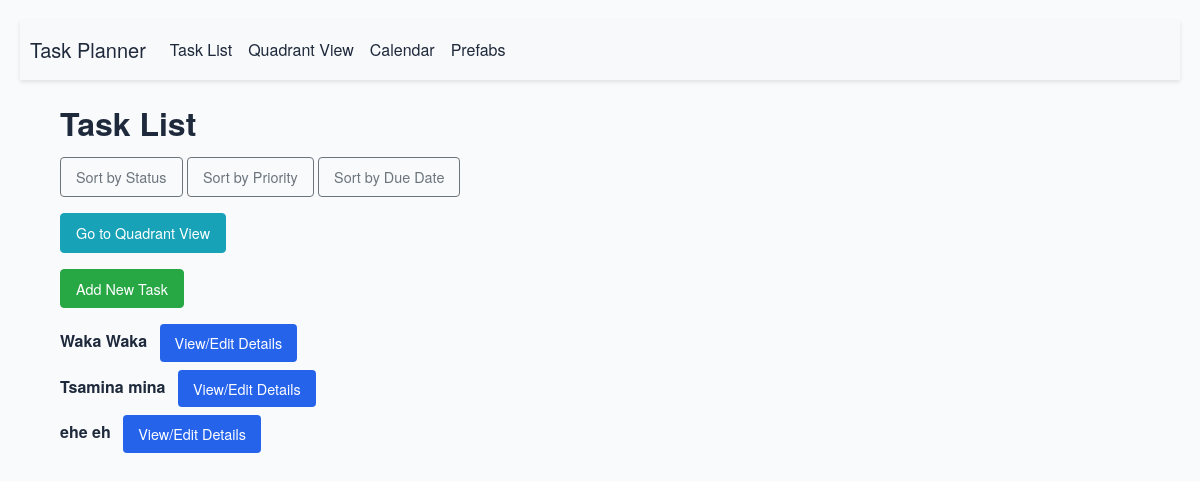
The app's page /, older data.
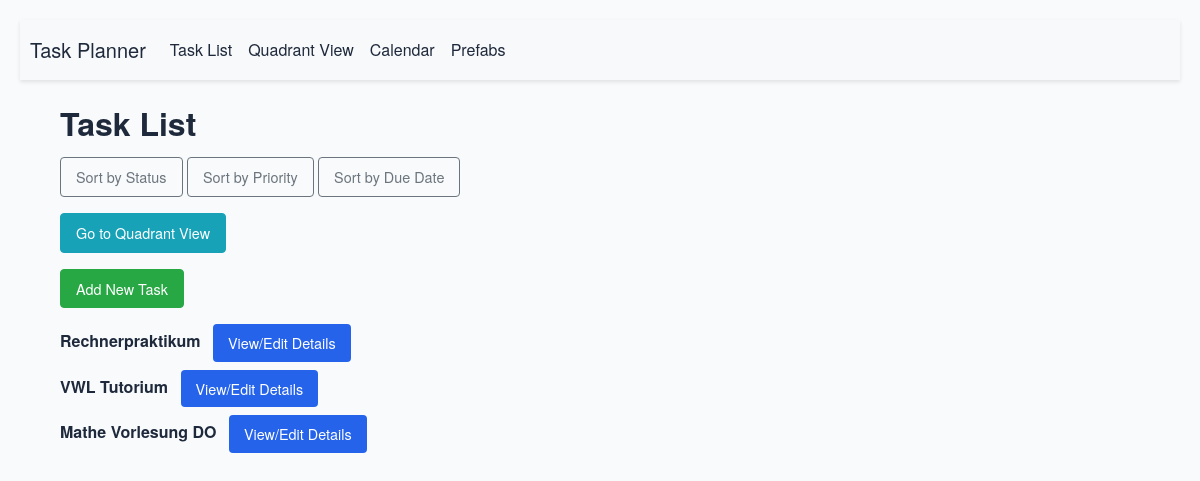
The same page, newer data.
### app/models.py (models this page shows, shortened)
class Task(db.Model):
    __tablename__ = 'task'
    id = db.Column(db.Integer, primary_key=True)
    title = db.Column(db.String(100), nullable=False)
    description = db.Column(db.String(500))
    due_date = db.Column(db.DateTime, nullable=True)
    estimated_time = db.Column(db.Integer, default=1, nullable=False)
    priority = db.Column(db.Integer, CheckConstraint('priority BETWEEN 1 AND 5'), nullable=True)
    status = db.Column(db.Enum("to do", "doing", "done"), default="to do", nullable=False)
    reminder = db.Column(db.DateTime, nullable=True)
    created_at = db.Column(db.DateTime, default=datetime.utcnow)
    updated_at = db.Column(db.DateTime, onupdate=datetime.utcnow)
    quadrant = db.Column(db.String(50), nullable=True)
    calendar_date = db.Column(db.Date, nullable=True)
    start_time = db.Column(db.Time, nullable=True)
    duration_minutes = db.Column(db.Integer, nullable=True)
    assigned_day = db.Column(db.Integer, nullable=True)
    assigned_hour = db.Column(db.Integer, nullable=True)

### app/routes.py (the view)
@main.route('/')
def index():
    sort_by = request.args.get('sort_by')
    if sort_by == 'status':
        tasks = Task.query.order_by(Task.status).all()
    elif sort_by == 'priority':
        tasks = Task.query.order_by(Task.priority.desc()).all()
    elif sort_by == 'due_date':
        tasks = Task.query.order_by(Task.due_date).all()
    else:
        tasks = Task.query.all()
    return render_template('index.html', tasks=tasks)

### app/templates/index.html (shortened to what this page needs)
{% extends 'layout.html' %}
{% block main %}
<div class="container">
    <h1 class="mt-4">Task List</h1>
    <div class="mb-3">
        <a href="{{ url_for('main.index', sort_by='status') }}" class="btn btn-outline-secondary btn-sm">Sort by Status</a>
        <a href="{{ url_for('main.index', sort_by='priority') }}" class="btn btn-outline-secondary btn-sm">Sort by Priority</a>
        <a href="{{ url_for('main.index', sort_by='due_date') }}" class="btn btn-outline-secondary btn-sm">Sort by Due Date</a>
    </div>
    <div class="mb-3">
        <a href="{{ url_for('main.quadrant_view') }}" class="btn btn-info">Go to Quadrant View</a>
    </div>
    <button type="button" class="btn btn-success mb-3" data-toggle="modal" data-target="#addTaskModal">
        Add New Task
    </button>
    <ul class="list-unstyled">
        {% for task in tasks %}
        <li class="mb-2" id="task-{{ task.id }}">
            <strong>{{ task.title }}</strong>
            <button type="button" class="btn btn-primary btn-sm ml-2" data-toggle="modal" data-target="#taskModal{{ task.id }}">
                View/Edit Details
            </button>
        </li>
        {% endfor %}
    </ul>
</div>
{% endblock %}

Row changes from the older to the newer data that the page shows:
removed Task: title "Waka Waka"
removed Task: title "Tsamina mina"
removed Task: title "ehe eh"
added Task: title "Rechnerpraktikum"
added Task: title "VWL Tutorium"
added Task: title "Mathe Vorlesung DO"
